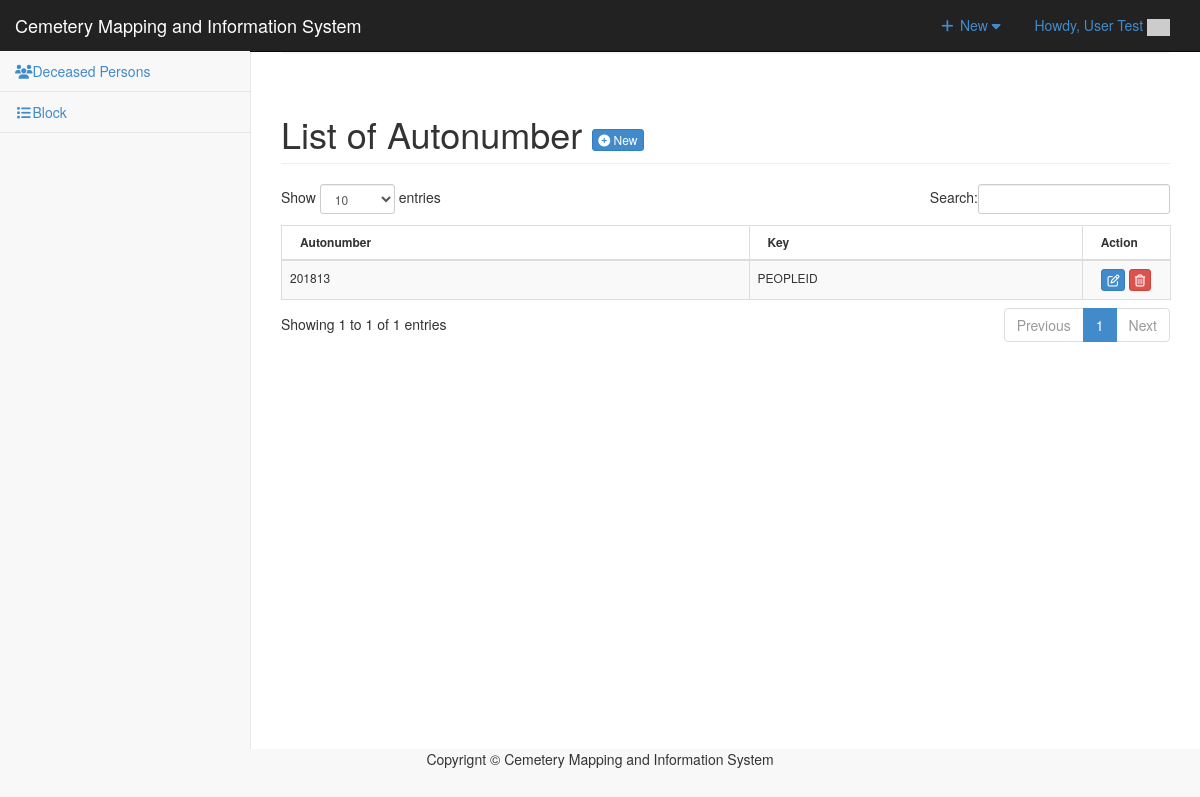
Page /admin/autonumber/index.php (signed in) on the earlier database version.
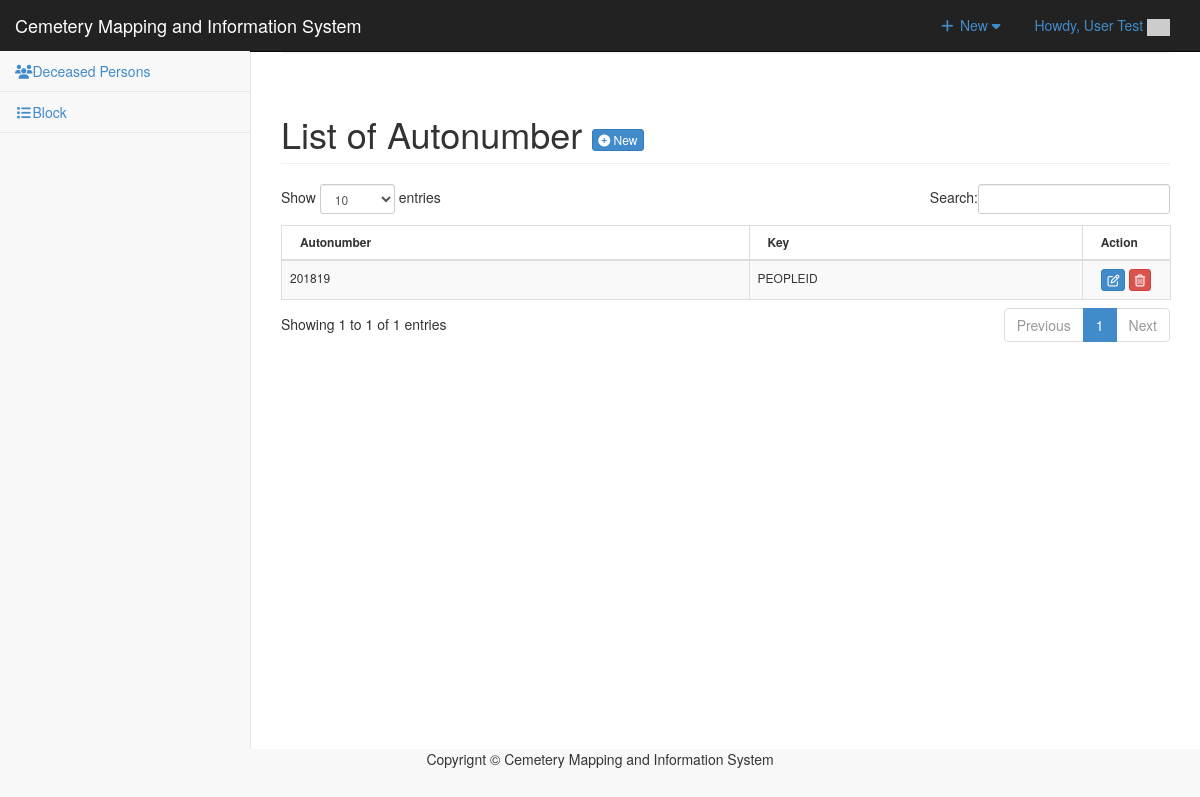
Same page on the later database version.
### tables this page shows
CREATE TABLE `tblautonumber` (
  `ID` int(11) NOT NULL,
  `AUTOSTART` varchar(11) NOT NULL,
  `AUTOINC` int(11) NOT NULL,
  `AUTOEND` int(11) NOT NULL,
  `AUTOKEY` varchar(12) NOT NULL,
  `AUTONUM` int(30) NOT NULL
);

### admin/autonumber/index.php (called while the page is built, shortened)
<?php
require_once ("../theme/templates.php");
?>

### include/database.php (called while the page is built, shortened)
<?php
class Database {
	var $sql_string = '';
	private $conn;
	public function open_connection() {
		$this->conn = mysqli_connect(server,user,pass);
		if(!$this->conn){
			echo "Problem in database connection! Contact administrator!";
			exit();
		}else{
			$db_select = mysqli_select_db($this->conn,database_name);
		}
	}
	function setQuery($sql='') {
		$this->sql_string=$sql;
	}
	function executeQuery() {
		$result = mysqli_query($this->conn,$this->sql_string);
		return $result;
	}
	private function confirm_query($result) {
		return $result;
	}
	function loadResultList( $key='' ) {
		$cur = $this->executeQuery();
		$array = array();
		while ($row = mysqli_fetch_object($cur)) {
			if ($key) {
				$array[$row->$key] = $row;
			} else {
				$array[] = $row;
			}
		}
		return $array;
	}
}
$mydb = new Database();
?>

### admin/autonumber/list.php (the view, shortened to what this page needs)
<div class="row">
      	 <div class="col-lg-12">
           <h1 class="page-header">List of Autonumber  <a href="index.php?view=add" class="btn btn-primary btn-xs  ">  <i class="fa fa-plus-circle fw-fa"></i> New</a>  </h1>
      		</div>
  		 </div>
 		    <form action="controller.php?action=delete" Method="POST">
		     <div class="table-responsive">
			<table id="example" class="table table-striped table-bordered table-hover"  style="font-size:12px" cellspacing="0">
			  <thead>
			  	<tr>
			  		<th>
			  		 Autonumber</th>
			  		  <th>Key</th>
			  		 <th width="10%" align="center">Action</th>
			  	</tr>
			  </thead>
			  <tbody>
			  	<?php
			  		$mydb->setQuery("SELECT * FROM `tblautonumber`");
			  		$cur = $mydb->loadResultList();
					foreach ($cur as $result) {
			  		echo '<tr>';
		  			echo '<td>' . $result->AUTOSTART. $result->AUTOEND.'</td>';
		  			echo '<td>' . $result->AUTOKEY.'</td>';
			  		echo '<td align="center"><a title="Edit" href="index.php?view=edit&id='.$result->ID.'" class="btn btn-primary btn-xs  ">  <span class="fa fa-edit fw-fa"></a>
			  		     <a title="Delete" href="controller.php?action=delete&id='.$result->ID.'" class="btn btn-danger btn-xs  ">  <span class="fa  fa-trash-o fw-fa "></a></td>';
			  		echo '</tr>';
			  	}
			  	?>
			  </tbody>
			</table>
			</form>

Differences in the rows shown:
changed tblautonumber "PEOPLEID": AUTOEND "13" → "19"
